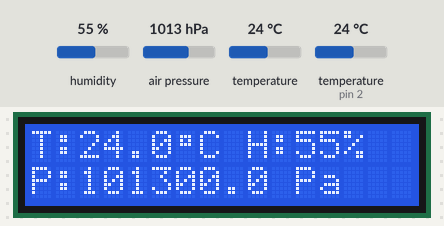
Bench run of a sketch on a simulated Arduino Uno, built with avr-gcc and run on an emulated ATmega328P. On the bench: 16×2 character LCD. The inputs (shaded band) are chosen by the test bench; at power-on: humidity 55 %, air pressure 1013 hPa, temperature 24 °C, temperature (sensor on pin 2) 24 °C.

Above: at 1.2 s.
1.3 s: humidity set to 22 %
At 3.1 s:
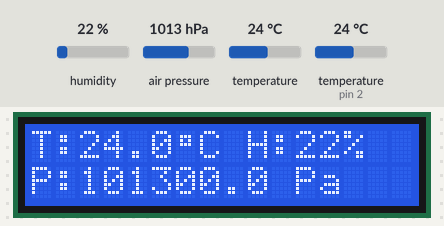
4.1 s: air pressure set to 952 hPa
At 5.5 s:
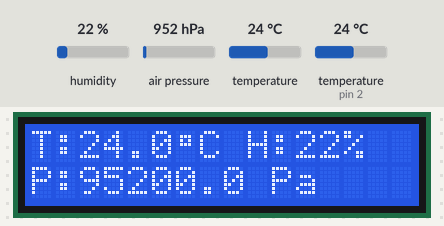
6.9 s: temperature (sensor 0) set to 12 °C
At 9.2 s:
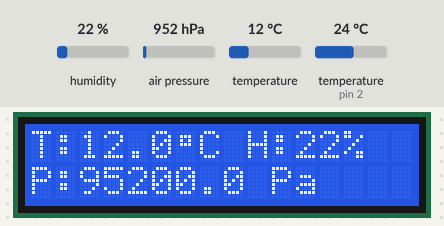
9.8 s: humidity set to 40 %
At 11.6 s:
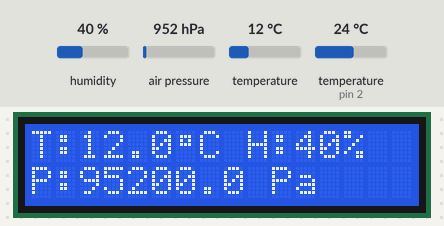
12.6 s: air pressure set to 975 hPa
At 15.3 s:
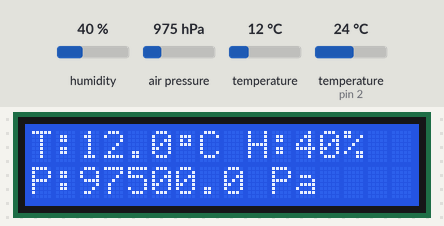
16.0 s: humidity set to 68 %
At 17.7 s:
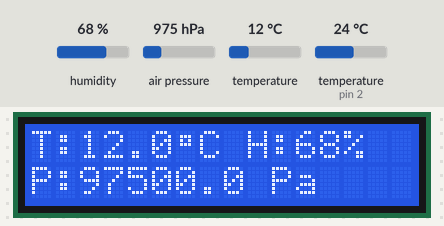
Timing chart, 0 to 19.2 s (numbered marks = the images above; inputs shaded):
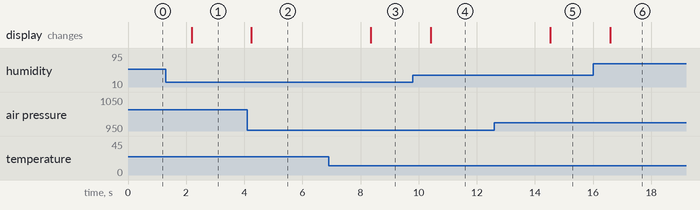

The sketch:

meteo_pressure.ino
```cpp
#include <Arduino.h>
#include <Wire.h>
#include <SPI.h>

#include <Adafruit_Sensor.h>
#include "DHT.h"
#define DHTPIN 2     // Digital pin connected to the DHT sensor
#define DHTTYPE DHT11   // DHT 11
DHT dht(DHTPIN, DHTTYPE);


#include <LCD_I2C.h>
LCD_I2C lcd(0x27, 16, 2); // Default address of most PCF8574 modules, change according
byte celsius[8] = {  0x00, 0x0E,  0x0A,  0x0E,  0x00,  0x00,  0x00, 0x00 };

#include <Adafruit_BMP280.h>

Adafruit_BMP280 bmp; // I2C

void setup() {

  dht.begin();

  lcd.begin(false); // If you are using more I2C devices using the Wire library use lcd.begin(false)
  lcd.backlight();  //back light on
  lcd.createChar(1, celsius);

  unsigned status;
  status = bmp.begin(BMP280_ADDRESS_ALT, BMP280_CHIPID);
  /* Default settings from datasheet. */
  bmp.setSampling(Adafruit_BMP280::MODE_NORMAL,     /* Operating Mode. */
                  Adafruit_BMP280::SAMPLING_X2,     /* Temp. oversampling */
                  Adafruit_BMP280::SAMPLING_X16,    /* Pressure oversampling */
                  Adafruit_BMP280::FILTER_X16,      /* Filtering. */
                  Adafruit_BMP280::STANDBY_MS_500); /* Standby time. */


}

void loop() {


  int hum = dht.readHumidity();
  float temp = bmp.readTemperature();
  if (isnan(hum) || isnan(temp)) { // Is Not A Number
    hum = 51;
    temp = 23.4;
  }
  char sHum[16] = "";
  char sTemp[16] = "";
  char fTemp[16];

  char spress[16] = "";
  char fpress[16];

  dtostrf(temp,4,1,fTemp);
  sprintf(sTemp, "T:%s%cC ", fTemp, 1 );  //byte(1)   0x01  ascii 1

 float press = bmp.readPressure();

 dtostrf(press,4,1,fpress);
 sprintf(spress, "P:%s Pa ", fpress);

  sprintf(sHum, "H:%2d%%  ", hum);

  lcd.clear();
  lcd.setCursor(0, 0); //  setting the cursor in the desired position.
  lcd.print(sTemp);
  lcd.print(sHum);
  // lcd.write(byte(1));
  // lcd.print("C");
  lcd.setCursor(0, 1);
  lcd.print(spress);


  delay(2000);

}
```

Measured:
- after the input at 1.3 s, the display: changes after 0.89 s (image 1)
- after the input at 4.1 s, the display: changes after 0.15 s (image 2)
- after the input at 6.9 s, the display: changes after 1.5 s (image 3)
- after the input at 9.8 s, the display: changes after 0.62 s (image 4)
- after the input at 12.6 s, the display: changes after 1.9 s (image 5)
- after the input at 16.0 s, the display: changes after 0.59 s (image 6)
